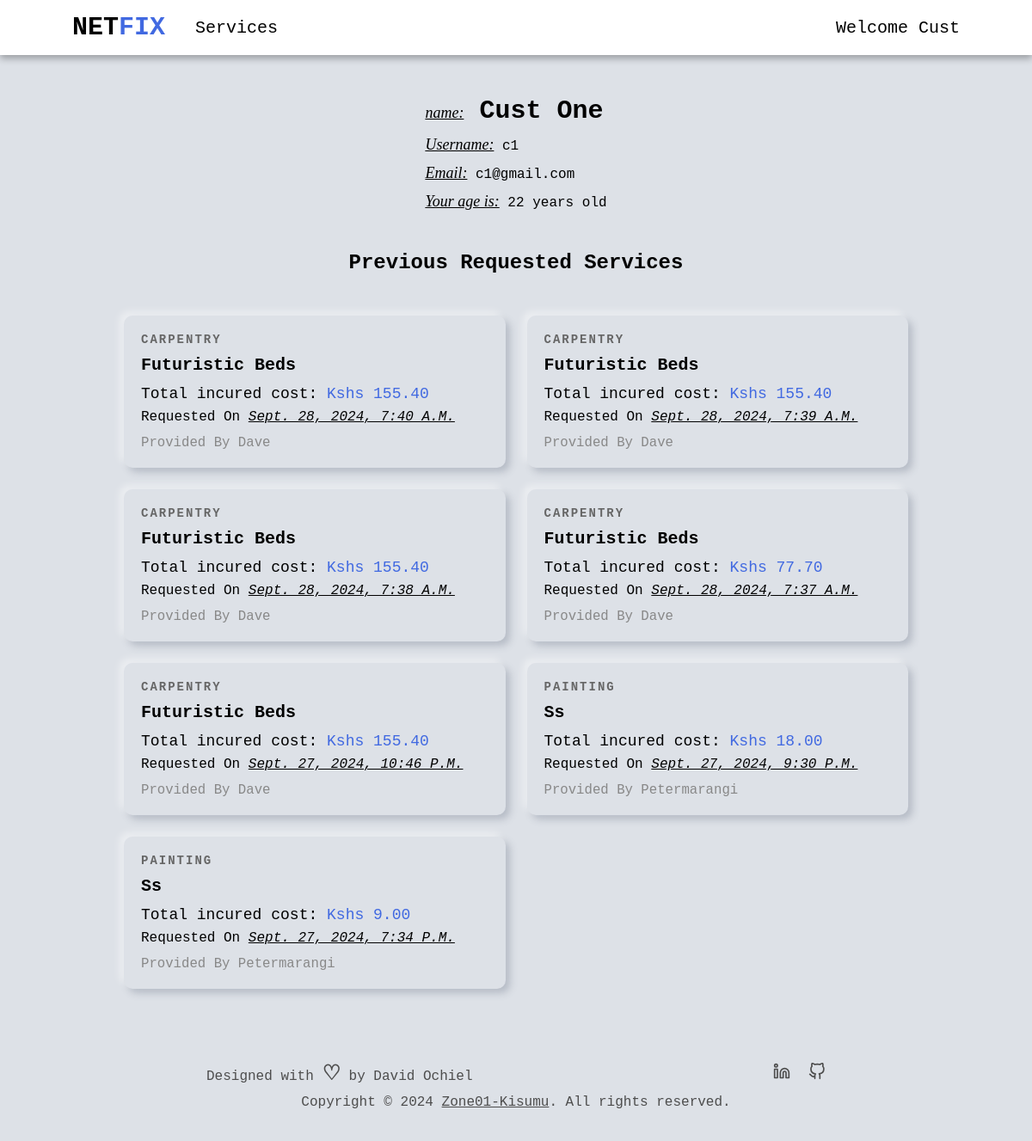
Before: /customer/profile/ (signed in) with the older database file.
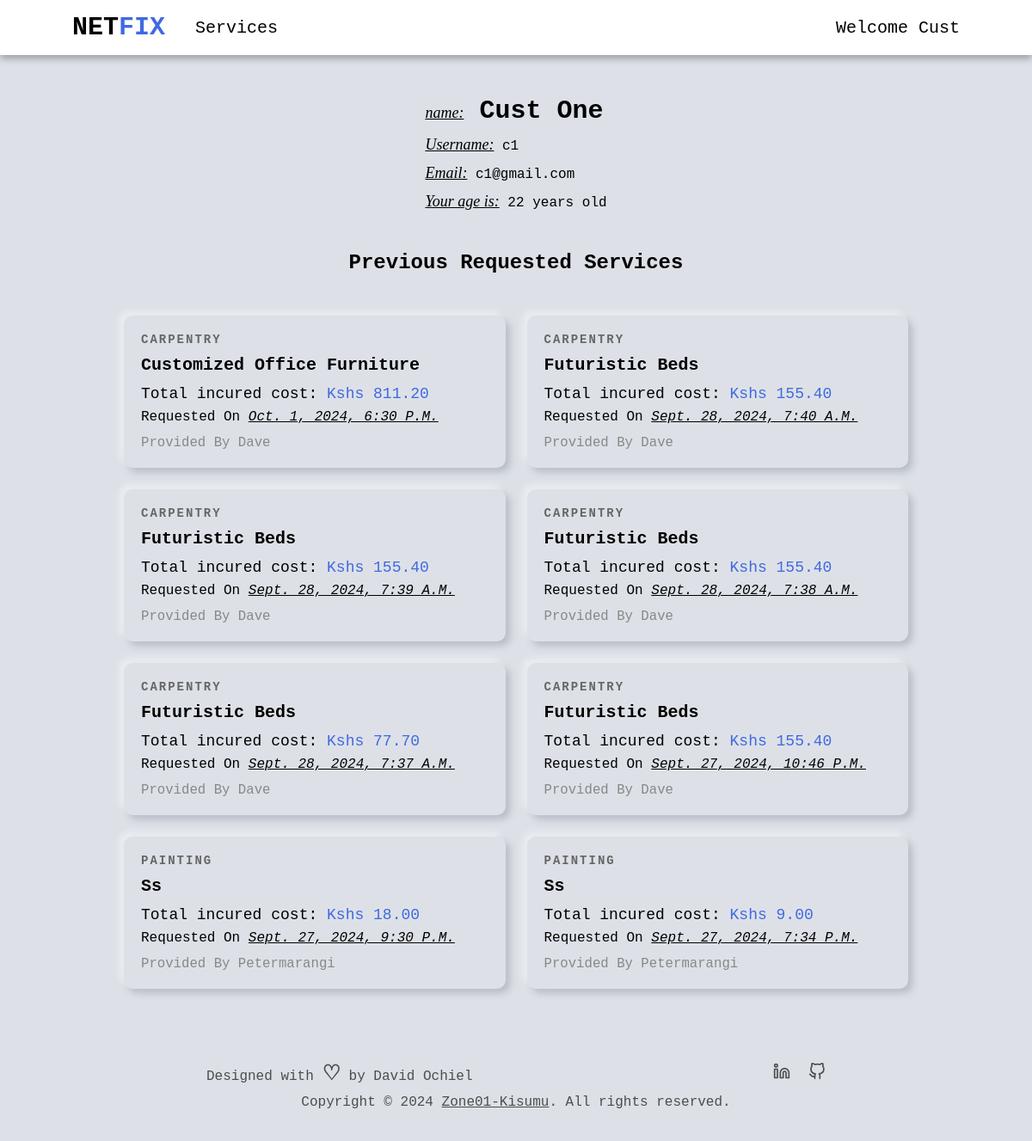
After: the same page with the newer database file.
### users/models.py (models this page shows, shortened)
class User(AbstractUser):
    is_company = models.BooleanField(default=False)
    is_customer = models.BooleanField(default=False)
    email = models.EmailField(max_length=100, unique=True)
    username = models.CharField(max_length=100, unique=True)
    id = models.UUIDField(default=uuid.uuid4, unique=True, primary_key=True, editable=False)
    USERNAME_FIELD = 'email'
    REQUIRED_FIELDS = ['username']

class Company(models.Model):
    user = models.OneToOneField(User, on_delete=models.CASCADE, primary_key=True)
    choices = (
        ('Air Conditioner', 'Air Conditioner'),
        ('All in One', 'All in One'),
        ('Carpentry', 'Carpentry'),
        ('Electricity', 'Electricity'),
        ('Gardening', 'Gardening'),
        ('Home Machines', 'Home Machines'),
        ('House Keeping', 'House Keeping'),
        ('Interior Design', 'Interior Design'),
        ('Locks', 'Locks'),
        ('Painting', 'Painting'),
        ('Plumbing', 'Plumbing'),
        ('Water Heaters', 'Water Heaters'),
    )
    field = models.CharField(max_length=30, blank=False, null=False, default="", choices=choices)
    class Meta:
        verbose_name = 'Company'
        verbose_name_plural = 'Companies'
    def __str__(self):
        return self.user.username

### services/models.py (models this page shows, shortened)
class RequestService(models.Model):
    customer = models.ForeignKey(Customer, on_delete=models.CASCADE)
    service = models.ForeignKey(Service, on_delete=models.CASCADE)
    address = models.CharField(max_length=200)
    time = models.IntegerField(default=1)
    total_cost = models.DecimalField(decimal_places=2, max_digits=5)
    date = models.DateTimeField(auto_now=True, null=False)
    id = models.UUIDField(default=uuid.uuid4, unique=True, primary_key=True, editable=False)
    class Meta:
        verbose_name = 'Requested service'
        verbose_name_plural = 'Requested services'

class Service(models.Model):
    company = models.ForeignKey(Company, default="", on_delete=models.CASCADE)
    name = models.CharField(max_length=40)
    description = models.TextField()
    price_hr = models.DecimalField(decimal_places=2, max_digits=5)
    choices = (
        ('Air Conditioner', 'Air Conditioner'),
        ('Carpentry', 'Carpentry'),
        ('Electricity', 'Electricity'),
        ('Gardening', 'Gardening'),
        ('Home Machines', 'Home Machines'),
        ('House Keeping', 'House Keeping'),
        ('Interior Design', 'Interior Design'),
        ('Locks', 'Locks'),
        ('Painting', 'Painting'),
        ('Plumbing', 'Plumbing'),
        ('Water Heaters', 'Water Heaters'),
    )
    field = models.CharField(max_length=30, blank=False, null=False, default="", choices=choices)
    date = models.DateTimeField(auto_now=True, null=False)
    id = models.UUIDField(default=uuid.uuid4, unique=True, primary_key=True, editable=False)
    def __str__(self):
        return self.name

### users/views.py (the view, shortened to what this page needs)
# urls.py: path('customer/profile/', v.customer_profile, name='customer_profile'),
@login_required(login_url='login_user')
def customer_profile(request):
    user = User.objects.get(username=request.user.username)
    requested_services = user.customer.requestservice_set.all().order_by('-date')
    d_o_b = user.customer.d_o_b
    current_date = timezone.now().date()
    age = current_date.year - d_o_b.year
    if (current_date.month < d_o_b.month) or (current_date.month == d_o_b.month and current_date.day < d_o_b.day):
        age -= 1
    context = {
        "profile": user,
        "age": age,
        'requested_services': requested_services,
    }
    return render(request, "users/profile.html", context)

### users/templates/users/profile.html (shortened to what this page needs)
{% extends 'main/base.html' %}
{% block content %}
{% if request.user.is_authenticated and user.username == profile.username and user.is_customer %}
    <div class="profile-details-header customer-details-header">
        <div class="header-content">
            <h1 class="full-name">
                <span class="profile-usher">name:</span> <span>{{profile.first_name}} </span><span>{{profile.last_name}}</span>
            </h1>
            <p class="username"><span class="profile-usher">Username:</span> {{profile.username}}</p>
            <p class="email"><span class="profile-usher">Email:</span> {{profile.email}}</p>
            <p class="age"><span class="profile-usher">Your age is:</span> {{age}} years old</p>
        </div>
    </div>
    <div class="services-header  services-header-profile">
        <h1>Previous Requested Services</h1>
    </div>
    {% if requested_services %}
        <div class="services-grid">
            {% for requested_service in requested_services %}
            <a href="{% url 'index' requested_service.service.id %}" class="service-card">
                <div class="card-content">
                    <p class="service-category">{{ requested_service.service.field }}</p>
                    <h2 class="service-name">{{ requested_service.service }}</h2>
                    <p class="service-price"><span>Total incured cost:</span> Kshs {{ requested_service.total_cost }}</p>
                    <p class="service-date">requested on <span>{{requested_service.date}}</span></p>
                    <p class="service-company">provided by {{requested_service.service.company}}</p>
                </div>
            </a>
            {% endfor %}
        </div>
    {% else %}
        <div class="no-profile-services">
            <p>Seems like your service request adventure hasn't begun yet.</p>
            <a class="btn-link" href="{% url 'service_list' %}">Explore services</a>
        </div>
    {% endif %}
{% endif %}
{% endblock content %}

### main/templates/main/base.html (shortened to what this page needs)
<!DOCTYPE html>
{% load static %}
<html lang="en">
<head>
    <link rel="stylesheet" href="{% static 'css/style.css' %}" />
</head>
<body>
    {% include 'main/nav.html' %}
    <div class="body-wrapper">
        <div class="main-body">
            {% block content %}
            {% endblock content %}
        </div>
        {% include 'main/footer.html' %}
    </div>
</body>
</html>

### main/templates/main/nav.html (shortened to what this page needs)
<nav class="navbar">
    <div class="left-nav">
        <h1><a class="logo" href="{% url 'home' %}">NET<span>FIX</span></a></h1>
        <div class="services-dropdown">
            <a class="royal-hover" href="{% url 'service_list' %}">Services</a>
        </div>
    </div>
    <div class="account-dropdown">
        {% if request.user.is_authenticated %}
        <span class="royal-hover welcome-nav-text">Welcome {{user.first_name}}</span>
        {% else %}
        <span class="royal-hover">Account</span>
        {% endif %}
    </div>
</nav>

### main/templates/main/footer.html (shortened to what this page needs)
<footer id="footer">
    <div class="top">
        <div class="designed-by">
            <p>Designed with <span class="heart">♡</span> by David Ochiel</p>
        </div>
        <div class="social-links">
            <a href="https://www.linkedin.com/in/nguonodave/" class="royal-hover" target="_blank">
            </a>
            <a href="https://github.com/nguonodave" class="royal-hover" target="_blank">
            </a>
        </div>
    </div>
    <div class="copyright">
        <p>Copyright © <span id="year"></span> <a href="https://www.zone01kisumu.ke/" class="royal-hover" target="_blank">Zone01-Kisumu</a>. All rights reserved.</p>
    </div>
</footer>

### static/css/style.css (style rules this page uses)
* { margin: 0; padding: 0; box-sizing: border-box; font-family: 'Courier New', Courier, monospace; }
:root { --nav-height: 8vh; --default-back: #dde1e7; }
a { text-decoration: none; color: black; }
.navbar { background-color: white; display: flex; align-items: center; justify-content: space-between; text-align: center; position: fixed; width: 100%; height: var(--nav-height); font-size: 20px; padding: 0 7%; box-shadow: 0 4px 8px rgba(0, 0, 0, 0.3); top: 0; z-index: 100; }
.left-nav { display: flex; align-items: center; }
.left-nav h1 { margin-right: 35px; }
.logo span { color: royalblue; }
.account-dropdown, .services-dropdown { position: relative; display: inline-block; }
.account-dropdown span { cursor: pointer; }
.welcome-nav-text { text-transform: capitalize; }
.main-body { padding: 3rem 12%; background: var(--default-back); flex: 1; }
.services-grid { display: grid; grid-template-columns: repeat(auto-fill, minmax(300px, 1fr)); gap: 25px; }
.services-header { display: flex; align-items: center; justify-content: center; flex-direction: column; margin-bottom: 25px; text-transform: capitalize; }
.service-card { border-radius: 10px; box-shadow: -5px -5px 9px rgba(255,255,255,0.45), 5px 5px 9px rgba(94,104,121,0.3); transition: transform 0.3s; cursor: pointer; text-decoration: none; color: black; display: block; }
.card-content { padding: 20px; }
.service-category { font-size: 14px; font-weight: 800; color: #666; margin-bottom: 10px; text-transform: uppercase; letter-spacing: 2px; }
.service-name { font-size: 20px; text-transform: capitalize; font-weight: bold; margin-bottom: 12px; }
.service-price { font-size: 18px; color: royalblue; margin-bottom: 8px; }
.service-price span { color: black; }
.service-date { font-size: 16px; text-transform: capitalize; margin-bottom: 12px; }
.service-date span { text-decoration: underline; font-style: italic; }
.service-company { font-size: 98%; text-transform: capitalize; color: #888; }
.profile-details-header { display: flex; flex-direction: column; justify-content: center; margin-bottom: 30px; padding: 25px 0; position: relative; height: 180px; }
.customer-details-header { margin-bottom: 0; }
.header-content { display: block; position: absolute; left: 50%; transform: translateX(-50%); height: 100%; }
.profile-details-header .full-name { text-transform: capitalize; font-size: 30px; margin-bottom: 12px; }
.profile-details-header .username, .profile-details-header .email { font-size: 100%; margin-bottom: 12px; }
.profile-usher { all: initial; font-size: 18px; font-style: italic; text-decoration: underline; }
.services-header-profile { font-size: 12px; margin-bottom: 6vh; }
.body-wrapper { display: flex; flex-direction: column; min-height: 92vh; margin-top: 8vh; }
footer { background-color: var(--default-back); width: 100%; padding: 3%; display: flex; justify-content: center; align-items: center; flex-direction: column; color: hsl(0, 0%, 30%); list-style: none; font-size: 1rem; }
footer a { color: hsl(0, 0%, 30%); }
footer .top { display: flex; justify-content: space-between; align-items: center; width: 70%; margin-bottom: 10px; max-width: 45rem; }
.social-links { display: flex; }
.social-links a:first-child { margin-right: 21px; }
.heart { font-size: 1.5rem; font-weight: 1000; }
svg { color: inherit; height: 20px; width: 20px; }
.copyright a { text-decoration: underline; }

Changed rows visible on the page:
added RequestService: service.field "CARPENTRY", service "Customized Office Furniture", total_cost "811.20", date "Oct. 1, 2024, 6:30 P.m.", service.company "Dave"
